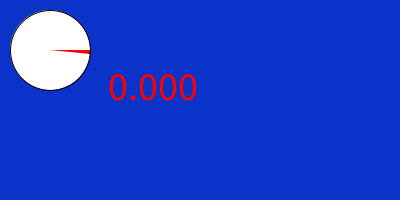
Frame 1 (no input)
Frame 60 (the mouse pressed at the canvas centre just before this capture): identical to frame 1, image omitted
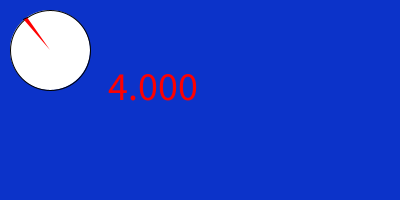
Frame 120 (the mouse held since frame 60 and released just before this capture)

The Processing sketch that drew these frames (run headless with seeded random() and noise(); from frame 60 on, the mouse is pressed at the canvas centre):

// Processing sketch: week16_3
// ── week16_3.pde
void setup(){
  size(400,200);
}
void draw(){
 background(#0C33C9); 
 fill(255);
 ellipse(50,50, 80,80);
  //    圓心   寬，高
 fill(255,0,0);
 float start= mouseX/50.0;
 textSize(40);
 text(start,100,100);
 arc(50,50, 80,80, 0+start, 0.1+start); //畫出圓弧
}  //圓心   寬 高 開始 結束  
